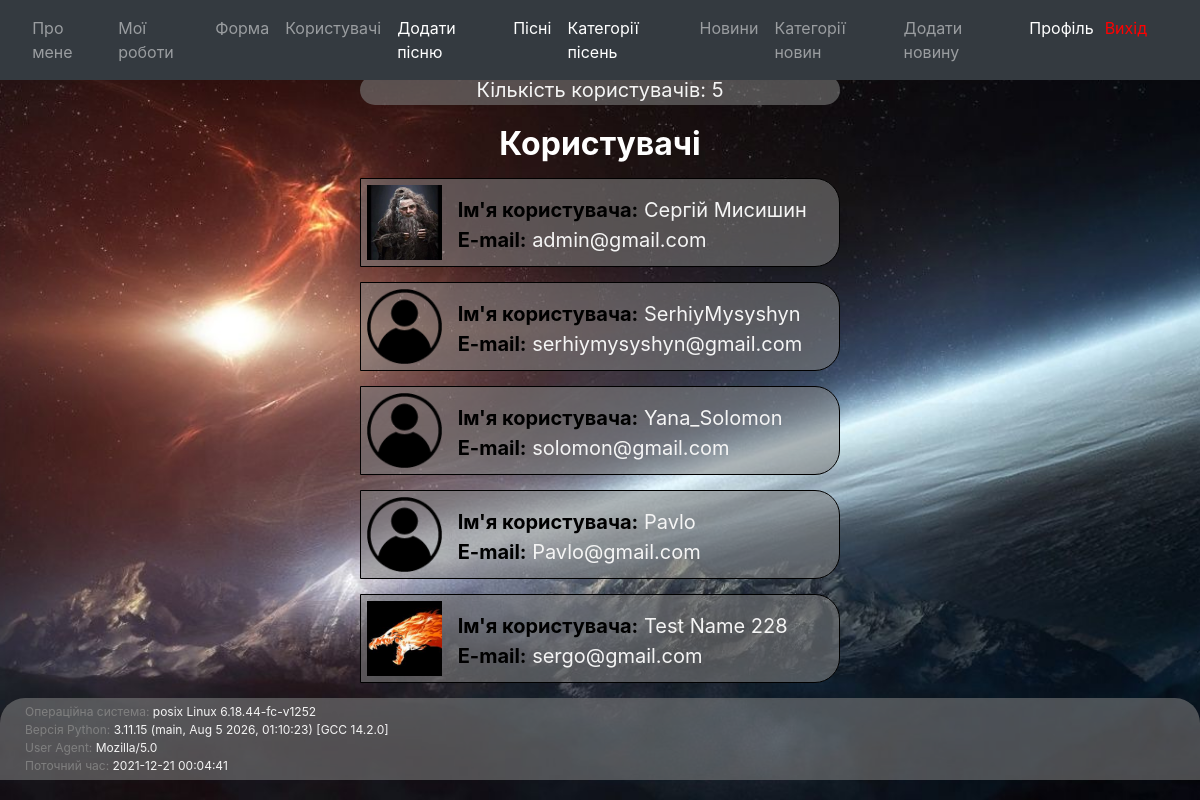
/auth/users (signed in), run on the app's committed database.
### app/auth/models.py (models this page shows, shortened)
class User(db.Model, UserMixin):
    id = db.Column(db.Integer, primary_key=True)
    username = db.Column(db.String(20), unique=True, nullable=False)
    email = db.Column(db.String(120), unique=True, nullable=False)
    image_file = db.Column(db.String(20), nullable=False, default='default.png')
    password = db.Column(db.String(60), nullable=False)
    about_me = db.Column(db.Text, nullable=True)
    last_date = db.Column(db.DateTime, default=db.func.now())
    songs = db.relationship('Songs', backref='author_song', lazy=True)

### app/auth/views.py (the view)
@auth_blueprint.route("/users", methods=['GET', 'POST'])
@login_required
def users():
    all_users = User.query.all()
    count = User.query.count()
    if count == 0:
        abort(404)
    return render_template('auth/userList.html', all_users=all_users, count=count, data=getFooterData())

### app/auth/getFunction.py (called while the page is built)
def getFooterData():
    OS_info = os.name + " " + platform.system() + " " + platform.release()
    current_datetime = datetime.now()
    userAgent = request.headers.get('User-Agent')
    pythonVersion = sys.version
    return [OS_info, pythonVersion, userAgent, current_datetime]

### app/auth/models.py (called while the page is built)
@login_manager.user_loader
def user_loader(user_id):
    return User.query.get(int(user_id))

### app/auth/views.py (called while the page is built)
@auth_blueprint.before_request
def before_request():
    if current_user.is_authenticated:
        current_user.last_date = datetime.utcnow()
        db.session.commit()

### app/auth/templates/auth/userList.html (shortened to what this page needs)
{% from "_render_field.html" import render_field %}
{% extends "baseTemplate.html" %}
{%block content %}
    <div class="user-count-item" align="center">
      <p>Кількість користувачів: {{ count }}</p>
    </div>
    <h2 align="center" style="color: white; font-weight: bold; margin-bottom: 15px">Користувачі</h2>
    {% for user in all_users %}
    <div class="user-list-item">
      <div id="user-list-item-div1">
          <img src="/static/profile_pics/{{ user.image_file }}" style="width: 75px; height: 75px">
      </div>
        <div id="user-list-item-div2">
            <div id="user-list-item-div3">
                <span><span style="color: black"><b>Ім'я користувача:</b></span> {{ user.username }}</span>
            </div>
            <div id="user-list-item-div4">
                <span><span  style="color: black"><b>E-mail:</b></span> {{ user.email }}</span>
            </div>
        </div>
    </div>
    {% endfor %}
{% endblock %}

### app/static/css/main.css (style rules this page uses)
body { height: 100%; background: url('../images/fon2.jpg') no-repeat fixed center center; -webkit-background-size: cover; -moz-background-size: cover; -o-background-size: cover; background-size: cover; }
.user-list-item { width: 40%; margin: 15px auto; padding-top: 6px; padding-bottom: 6px; padding-left: 6px; background-color: rgba(128, 128, 128, 0.57); border-radius: 0px 25px 25px 0px; border: 1px solid black; font-size: 20px; color: whitesmoke; }
.user-count-item { width: 40%; margin: 5px auto 20px auto; background-color: rgba(128, 128, 128, 0.57); border-radius: 25px; font-size: 20px; color: whitesmoke; }
#user-list-item-div1 { display: inline-block; vertical-align: top; margin: 0px; padding: 0px; }
#user-list-item-div2 { display: inline-block; width: 75%; margin: 0px 0px 0px 10px; padding: 0px; }
#user-list-item-div3 { margin: 10px 0px 0px 0px; padding: 0px; }
#user-list-item-div4 { margin: 0px; padding: 0px; }

### data on the page
User: image_file (picture), username "Сергій Мисишин", email "admin@gmail.com"
User: image_file (placeholder picture), username "SerhiyMysyshyn", email "serhiymysyshyn@gmail.com"
User: image_file (placeholder picture), username "Yana_Solomon", email "solomon@gmail.com"
User: image_file (placeholder picture), username "Pavlo", email "Pavlo@gmail.com"
User: image_file (picture), username "Test Name 228", email "sergo@gmail.com"

### other printed values
{{ count }} "5"
{{ data[0] }} "posix Linux 6.18.44-fc-v1252"
{{ data[1] }} "3.11.15 (main, Aug 5 2026, 01:10:23) [GCC 14.2.0]"
{{ data[2] }} "Mozilla/5.0"
{{ data[3] }} "2021-12-21 00:04:41"
